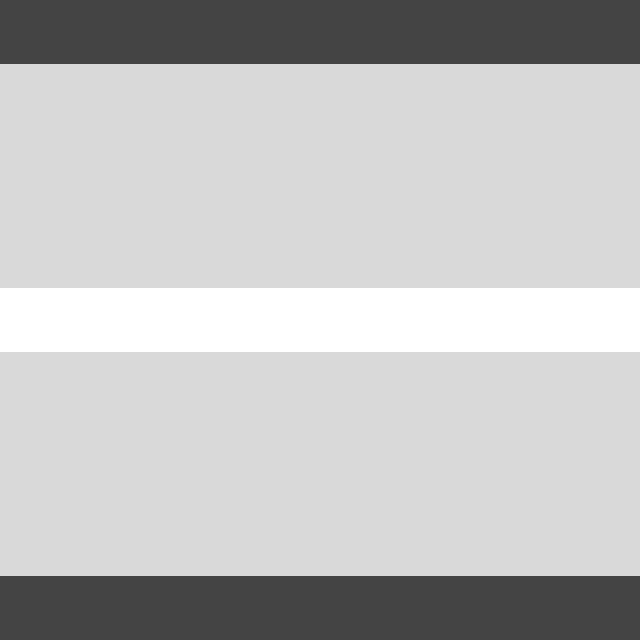

This game map was drawn from its Tiled (.tmx) file and the tilesets committed beside it. A one-line description and the full map source follow:
An orthogonal 20x20 tile map with 32x32 px tiles, 1 tile layer (Tile Layer 1).

<map version="1.10" tiledversion="1.10.1" orientation="orthogonal" renderorder="left-up" width="20" height="20" tilewidth="32" tileheight="32" infinite="0" nextlayerid="2" nextobjectid="1">
 <tileset firstgid="1" source="bg.tsx" />
 <layer id="1" name="Tile Layer 1" width="20" height="20">
  <data encoding="csv">
1,1,1,1,1,1,1,1,1,1,1,1,1,1,1,1,1,1,1,1,
1,1,1,1,1,1,1,1,1,1,1,1,1,1,1,1,1,1,1,1,
2,2,2,2,2,2,2,2,2,2,2,2,2,2,2,2,2,2,2,2,
2,2,2,2,2,2,2,2,2,2,2,2,2,2,2,2,2,2,2,2,
2,2,2,2,2,2,2,2,2,2,2,2,2,2,2,2,2,2,2,2,
2,2,2,2,2,2,2,2,2,2,2,2,2,2,2,2,2,2,2,2,
2,2,2,2,2,2,2,2,2,2,2,2,2,2,2,2,2,2,2,2,
2,2,2,2,2,2,2,2,2,2,2,2,2,2,2,2,2,2,2,2,
2,2,2,2,2,2,2,2,2,2,2,2,2,2,2,2,2,2,2,2,
3,3,3,3,3,3,3,3,3,3,3,3,3,3,3,3,3,3,3,3,
3,3,3,3,3,3,3,3,3,3,3,3,3,3,3,3,3,3,3,3,
2,2,2,2,2,2,2,2,2,2,2,2,2,2,2,2,2,2,2,2,
2,2,2,2,2,2,2,2,2,2,2,2,2,2,2,2,2,2,2,2,
2,2,2,2,2,2,2,2,2,2,2,2,2,2,2,2,2,2,2,2,
2,2,2,2,2,2,2,2,2,2,2,2,2,2,2,2,2,2,2,2,
2,2,2,2,2,2,2,2,2,2,2,2,2,2,2,2,2,2,2,2,
2,2,2,2,2,2,2,2,2,2,2,2,2,2,2,2,2,2,2,2,
2,2,2,2,2,2,2,2,2,2,2,2,2,2,2,2,2,2,2,2,
1,1,1,1,1,1,1,1,1,1,1,1,1,1,1,1,1,1,1,1,
1,1,1,1,1,1,1,1,1,1,1,1,1,1,1,1,1,1,1,1
</data>
 </layer>
</map>
